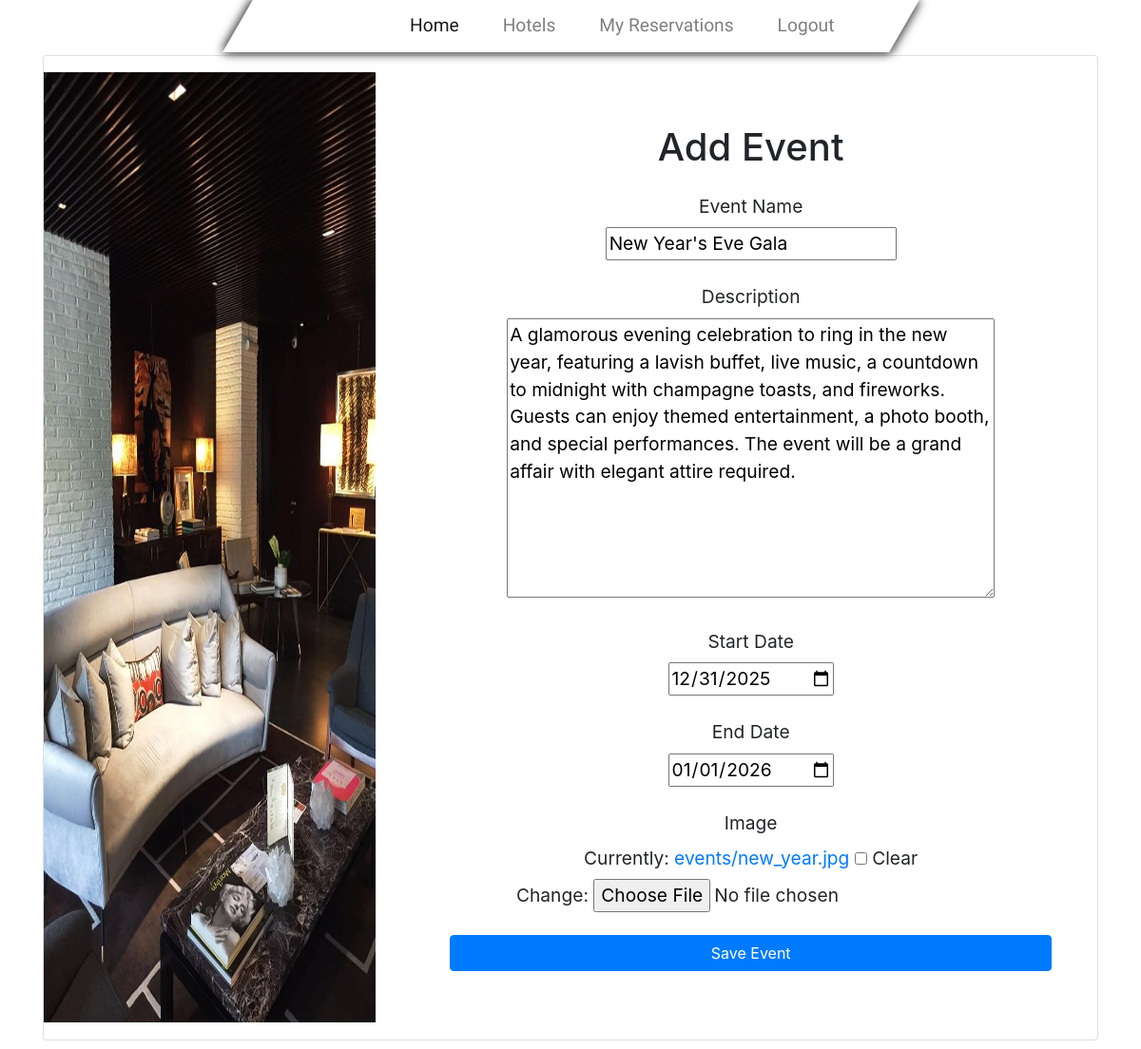
The page /hotel/15/event/2/edit/ (signed in) on the database its author committed.
### hotel/models.py (models this page shows, shortened)
class Event(models.Model):
    hotel = models.ForeignKey(Hotel, related_name='events', on_delete=models.CASCADE)
    name = models.CharField(max_length=200)
    description = models.TextField()
    start_date = models.DateTimeField()
    end_date = models.DateTimeField()
    image = models.ImageField(upload_to='events/', blank=True, null=True)

### hotel/views.py (the view)
    def _wrapped_view(request, *args, **kwargs):
        if not request.user.is_staff:
            raise PermissionDenied
        return view_func(request, *args, **kwargs)

### hotel/forms.py
class EventForm(forms.ModelForm):
    class Meta:
        model = Event
        fields = [ 'name', 'description', 'start_date', 'end_date', 'image']
        widgets = {
        'start_date': forms.DateInput(attrs={'type': 'date'}),
        'end_date': forms.DateInput(attrs={'type': 'date'}),
    }

### hotel/views.py (called while the page is built)
def admin_required(view_func):
    def _wrapped_view(request, *args, **kwargs):
        if not request.user.is_staff:
            raise PermissionDenied
        return view_func(request, *args, **kwargs)
    return _wrapped_view

@login_required
@admin_required
def event_edit(request, hotel_id, pk):
    hotel = get_object_or_404(Hotel, pk=hotel_id)
    event = get_object_or_404(Event, pk=pk)
    if request.method == 'POST':
        form = EventForm(request.POST, request.FILES, instance=event)
        if form.is_valid():
            form.save()
            return redirect('event_list', hotel_id=hotel.id)
    else:
        form = EventForm(instance=event)
    return render(request, 'hotel/event_edit.html', {'form': form, 'hotel': hotel, 'event': event})

### hotel/templates/hotel/event_edit.html (shortened to what this page needs)
{% extends 'hotel/base.html' %}
{% load static %}
{% block content %}
<br><br>
<section class="text-center text-lg-start">
  <div class="card mb-3">
    <div class="row g-0 d-flex align-items-center">
      <div class="col-lg-4 d-none d-lg-flex">
        <img src="{% static 'img/pic3.jpg' %}"
             style="height: 1000px;" class="w-100 rounded-t-5 rounded-tr-lg-0 rounded-bl-lg-5" alt="Event Image"/>
      </div>
      <div class="col-lg-8">
        <div class="card-body py-5 px-md-5">
          <h1 class="my-4">Add Event</h1>
          <form method="post" enctype="multipart/form-data">
            <div class="form-outline mb-4">
              <label for="id_customer_name" class="form-label">Event Name</label><br>
              {{ form.name }}
            </div>
            <div class="form-outline mb-4">
              <label for="id_customer_email" class="form-label">Description</label><br>
              {{ form.description }}
            </div>
            <div class="form-outline mb-4">
              <label for="id_start_date" class="form-label">Start Date</label><br>
              {{ form.start_date }}
            </div>
            <div class="form-outline mb-4">
              <label for="id_end_date" class="form-label">End Date</label><br>
              {{ form.end_date }}
            </div>
            <div class="form-outline mb-4">
              <label for="id_image" class="form-label">Image</label><br>
              {{ form.image }}
            </div>
            <button type="submit" class="btn btn-primary btn-block mb-4">Save Event</button>
          </form>
        </div>
      </div>
    </div>
  </div>
</section>
{% endblock %}

### static/css/magic.css (style rules this page uses)
body { font-size: 1.2rem; }

### rows shown on the page
Event: name "New Year's Eve Gala", description "A glamorous evening celebration to ring in the new year, featuring a lavish buffet, live music, a countdown to midnight with champagne toasts, and fireworks. Guests can enjoy themed entertainment, a photo booth, and special performances. The event will be a grand affair with elegant attire required.", start_date "12/31/2025", end_date "01/01/2026"
